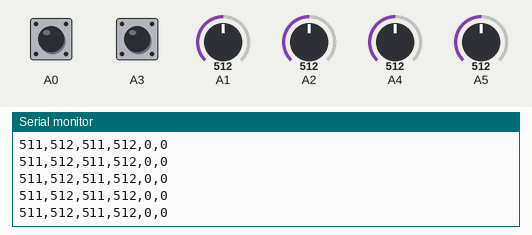
This sketch was run on a simulated Arduino Uno, built with avr-gcc and run on an emulated ATmega328P. Shown: the last lines printed to the serial monitor. The inputs (shaded band) are chosen by the test bench; at power-on: A1 = 512, A4 = 512, A0 HIGH, A2 = 512, A3 HIGH, A5 = 512.

Above: at 7.2 s.
7.3 s: A1 set to 914
At 7.8 s:
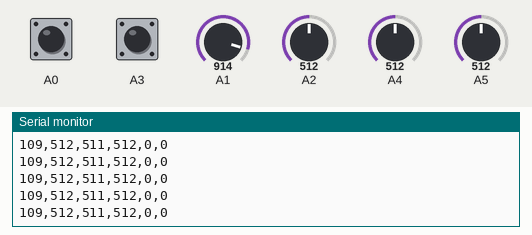
10.3 s: A1 set to 933
At 11.3 s:
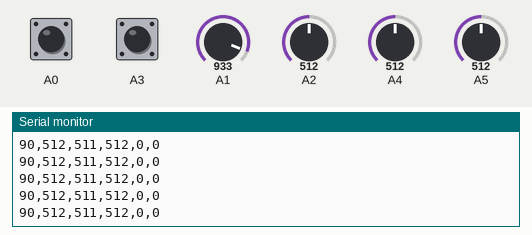
11.8 s: A4 set to 913
At 12.5 s:
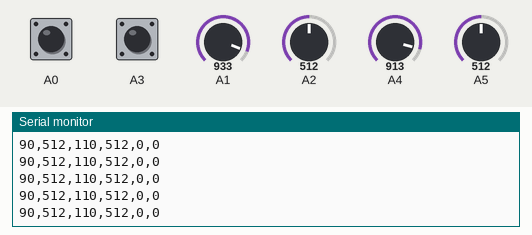
14.8 s: A4 set to 935
At 15.6 s:
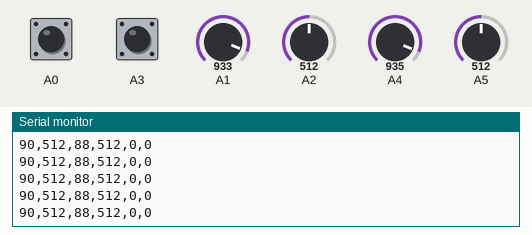
Timing chart, 0 to 17.8 s (numbered marks = the images above; inputs shaded):
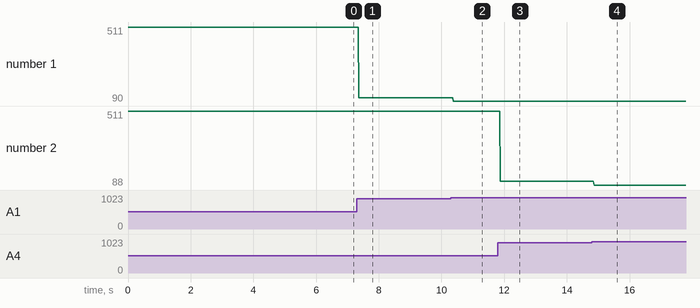

Measured:
- after the input at 7.3 s, the serial monitor: prints a new line after 0.06 s (image 1)
- after the input at 10.3 s, the serial monitor: prints a new line after 0.07 s (image 2)
- after the input at 11.8 s, the serial monitor: prints a new line after 0.07 s (image 3)
- after the input at 14.8 s, the serial monitor: prints a new line after 0.07 s (image 4)
- plotted number 1: 511 → 109 after the input at 7.3 s, 109 → 90 after the input at 10.3 s
- plotted number 2: 511 → 110 after the input at 11.8 s, 110 → 88 after the input at 14.8 s

The sketch:

controller.ino
```cpp
void setup() {
    Serial.begin(9600);
    pinMode(A0, INPUT_PULLUP);
    pinMode(A3, INPUT_PULLUP);
}

void loop() {
    int a       = !digitalRead(A0);
    int xValue1 = 1023 - analogRead(A1);
    int yValue1 = analogRead(A2);
    int b       = !digitalRead(A3);
    int xValue2 = 1023 - analogRead(A4);
    int yValue2 = analogRead(A5);


    // Send the data to the computer
    Serial.print(xValue1);
    Serial.print(",");
    Serial.print(yValue1);
    Serial.print(",");
    Serial.print(xValue2);
    Serial.print(",");
    Serial.print(yValue2);
    Serial.print(",");
    Serial.print(a);
    Serial.print(",");
    Serial.println(b);

    delay(10);  // Adjust delay as needed
}
```
